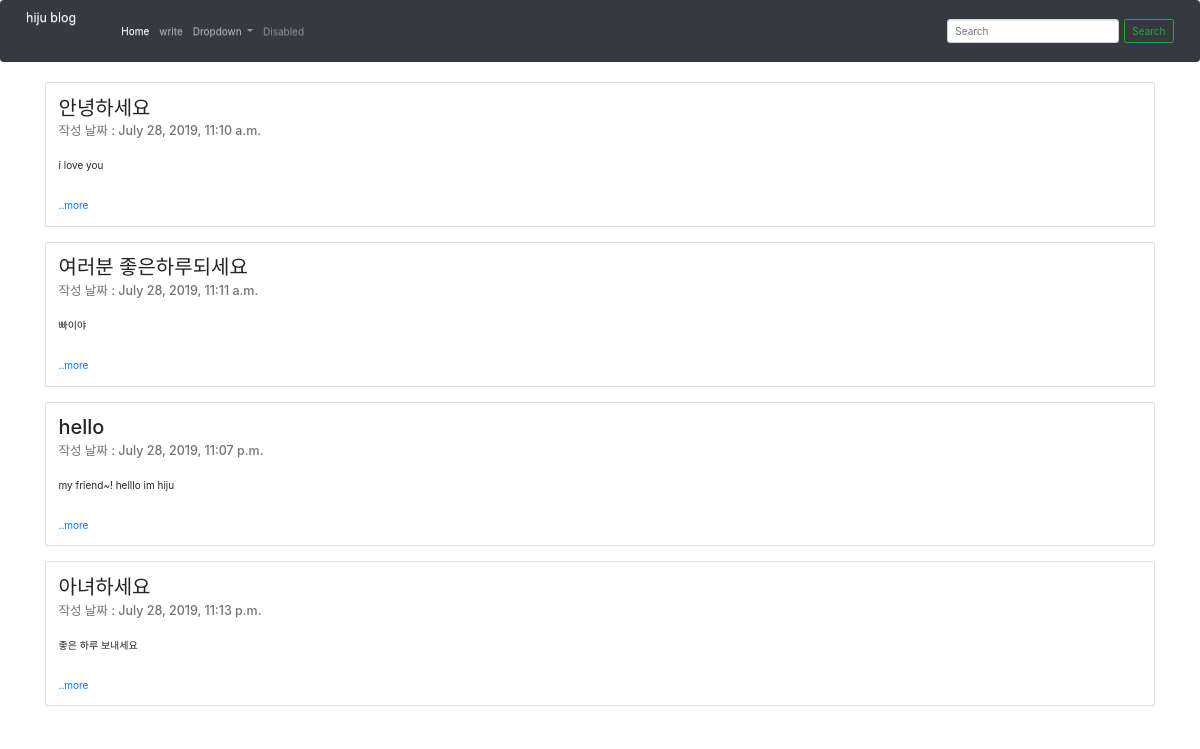
The page / on the database its author committed.
### blog/models.py (models this page shows, shortened)
class Blog(models.Model):
    title = models.CharField(max_length=200)
    pub_date = models.DateTimeField('date published')
    body = models.TextField()
    def summary(self):
        return self.body[:100]

### blog/views.py (the view)
# urls.py: 2. Add a URL to urlpatterns:  path('', views.home, name='home')
def home(request):
    blogs = Blog.objects
    return render(request, 'home.html', {'blogs':blogs})

### blog/templates/home.html (shortened to what this page needs)
<head>
    <link rel="stylesheet" href="https://maxcdn.bootstrapcdn.com/bootstrap/3.3.2/css/bootstrap.min.css">
    <link rel="stylesheet" href="https://stackpath.bootstrapcdn.com/bootstrap/4.3.1/css/bootstrap.min.css">
    <link rel="stylesheet" href="https://maxcdn.bootstrapcdn.com/bootstrap/3.3.2/css/bootstrap-theme.min.css">
</head>
<body>
    <nav class="navbar navbar-expand-lg navbar navbar-dark bg-dark">
        <a class="navbar-brand" href="{%url 'home' %}">hiju blog</a>
        <div class="collapse navbar-collapse" id="navbarSupportedContent">
          <ul class="navbar-nav mr-auto">
            <li class="nav-item active">
              <a class="nav-link" href="#">Home <span class="sr-only">(current)</span></a>
            </li>
            <li class="nav-item">
              <a class="nav-link" href="{%url 'new' %}">write</a>
            </li>
            <li class="nav-item dropdown">
              <a class="nav-link dropdown-toggle" href="#" id="navbarDropdown" role="button" data-toggle="dropdown" aria-haspopup="true" aria-expanded="false">
                Dropdown
              </a>
            </li>
            <li class="nav-item">
              <a class="nav-link disabled" href="#" tabindex="-1" aria-disabled="true">Disabled</a>
            </li>
          </ul>
          <form class="form-inline my-2 my-lg-0">
            <input class="form-control mr-sm-2" type="search" placeholder="Search" aria-label="Search">
            <button class="btn btn-outline-success my-2 my-sm-0" type="submit">Search</button>
          </form>
        </div>
      </nav>
</body>
{% for blog in blogs.all%}
   <div class="container">
    <div class="card" >
            <div class="card-body">
              <h2 class="card-title">{{blog.title}}</h2>
              <h5 class="card-subtitle mb-2 text-muted">작성 날짜 : {{blog.pub_date}}</h3>
              <br>
              <p class="card-text"> {{blog.summary}}</p>
              <br>
              <a href="{%url 'detail' blog.id %}" class="card-link">..more</a>
            </div>
          </div><br>
        </div>
{%endfor%}

### rows shown on the page
Blog: title "안녕하세요", pub_date "July 28, 2019, 11:10 a.m.", summary "i love you"
Blog: title "여러분 좋은하루되세요", pub_date "July 28, 2019, 11:11 a.m.", summary "빠이야"
Blog: title "hello", pub_date "July 28, 2019, 11:07 p.m.", summary "my friend~! helllo im hiju"
Blog: title "아녀하세요", pub_date "July 28, 2019, 11:13 p.m.", summary "좋은 하루 보내세요"
